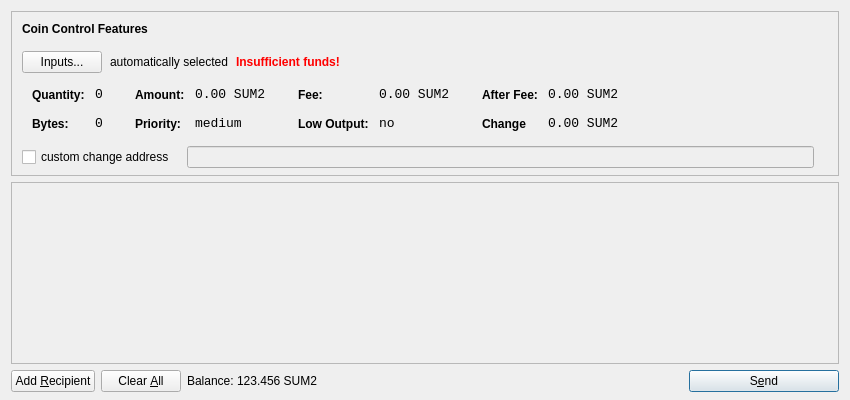
<?xml version="1.0" encoding="UTF-8"?>
<ui version="4.0">
 <class>SendCoinsDialog</class>
 <widget class="QDialog" name="SendCoinsDialog">
  <property name="geometry">
   <rect>
    <x>0</x>
    <y>0</y>
    <width>850</width>
    <height>400</height>
   </rect>
  </property>
  <property name="windowTitle">
   <string>Send Coins</string>
  </property>
  <layout class="QVBoxLayout" name="verticalLayout" stretch="0,1,0">
   <property name="bottomMargin">
    <number>8</number>
   </property>
   <item>
    <widget class="QFrame" name="frameCoinControl">
     <property name="sizePolicy">
      <sizepolicy hsizetype="Expanding" vsizetype="Expanding">
       <horstretch>0</horstretch>
       <verstretch>0</verstretch>
      </sizepolicy>
     </property>
     <property name="maximumSize">
      <size>
       <width>16777215</width>
       <height>16777215</height>
      </size>
     </property>
     <property name="frameShape">
      <enum>QFrame::StyledPanel</enum>
     </property>
     <property name="frameShadow">
      <enum>QFrame::Sunken</enum>
     </property>
     <layout class="QVBoxLayout" name="verticalLayoutCoinControl2">
      <property name="spacing">
       <number>-1</number>
      </property>
      <property name="leftMargin">
       <number>0</number>
      </property>
      <property name="topMargin">
       <number>0</number>
      </property>
      <property name="rightMargin">
       <number>0</number>
      </property>
      <property name="bottomMargin">
       <number>6</number>
      </property>
      <item>
       <layout class="QVBoxLayout" name="verticalLayoutCoinControl" stretch="0,0,0,0,1">
        <property name="spacing">
         <number>0</number>
        </property>
        <property name="leftMargin">
         <number>10</number>
        </property>
        <property name="topMargin">
         <number>10</number>
        </property>
        <item>
         <layout class="QHBoxLayout" name="horizontalLayoutCoinControl1">
          <property name="bottomMargin">
           <number>15</number>
          </property>
          <item>
           <widget class="QLabel" name="labelCoinControlFeatures">
            <property name="sizePolicy">
             <sizepolicy hsizetype="Preferred" vsizetype="Maximum">
              <horstretch>0</horstretch>
              <verstretch>0</verstretch>
             </sizepolicy>
            </property>
            <property name="font">
             <font>
              <weight>75</weight>
              <bold>true</bold>
             </font>
            </property>
            <property name="styleSheet">
             <string notr="true">font-weight:bold;</string>
            </property>
            <property name="text">
             <string>Coin Control Features</string>
            </property>
           </widget>
          </item>
         </layout>
        </item>
        <item>
         <layout class="QHBoxLayout" name="horizontalLayoutCoinControl2" stretch="0,0,0,0">
          <property name="spacing">
           <number>8</number>
          </property>
          <property name="bottomMargin">
           <number>10</number>
          </property>
          <item>
           <widget class="QPushButton" name="pushButtonCoinControl">
            <property name="styleSheet">
             <string notr="true"/>
            </property>
            <property name="text">
             <string>Inputs...</string>
            </property>
           </widget>
          </item>
          <item>
           <widget class="QLabel" name="labelCoinControlAutomaticallySelected">
            <property name="text">
             <string>automatically selected</string>
            </property>
            <property name="margin">
             <number>5</number>
            </property>
           </widget>
          </item>
          <item>
           <widget class="QLabel" name="labelCoinControlInsuffFunds">
            <property name="font">
             <font>
              <weight>75</weight>
              <bold>true</bold>
             </font>
            </property>
            <property name="styleSheet">
             <string notr="true">color:red;font-weight:bold;</string>
            </property>
            <property name="text">
             <string>Insufficient funds!</string>
            </property>
            <property name="margin">
             <number>5</number>
            </property>
           </widget>
          </item>
          <item>
           <spacer name="horizontalSpacerCoinControl">
            <property name="orientation">
             <enum>Qt::Horizontal</enum>
            </property>
            <property name="sizeHint" stdset="0">
             <size>
              <width>40</width>
              <height>1</height>
             </size>
            </property>
           </spacer>
          </item>
         </layout>
        </item>
        <item>
         <widget class="QWidget" name="widgetCoinControl" native="true">
          <property name="sizePolicy">
           <sizepolicy hsizetype="Preferred" vsizetype="Preferred">
            <horstretch>0</horstretch>
            <verstretch>0</verstretch>
           </sizepolicy>
          </property>
          <property name="minimumSize">
           <size>
            <width>0</width>
            <height>0</height>
           </size>
          </property>
          <property name="styleSheet">
           <string notr="true"/>
          </property>
          <layout class="QHBoxLayout" name="horizontalLayoutCoinControl5">
           <property name="margin">
            <number>0</number>
           </property>
           <item>
            <layout class="QHBoxLayout" name="horizontalLayoutCoinControl3" stretch="0,0,0,1">
             <property name="spacing">
              <number>20</number>
             </property>
             <property name="topMargin">
              <number>0</number>
             </property>
             <property name="bottomMargin">
              <number>10</number>
             </property>
             <item>
              <layout class="QFormLayout" name="formLayoutCoinControl1">
               <property name="horizontalSpacing">
                <number>10</number>
               </property>
               <property name="verticalSpacing">
                <number>14</number>
               </property>
               <property name="leftMargin">
                <number>10</number>
               </property>
               <property name="topMargin">
                <number>4</number>
               </property>
               <property name="rightMargin">
                <number>6</number>
               </property>
               <item row="0" column="0">
                <widget class="QLabel" name="labelCoinControlQuantityText">
                 <property name="styleSheet">
                  <string notr="true">font-weight:bold;</string>
                 </property>
                 <property name="text">
                  <string>Quantity:</string>
                 </property>
                 <property name="margin">
                  <number>0</number>
                 </property>
                </widget>
               </item>
               <item row="0" column="1">
                <widget class="QLabel" name="labelCoinControlQuantity">
                 <property name="font">
                  <font>
                   <family>Monospace</family>
                   <pointsize>10</pointsize>
                  </font>
                 </property>
                 <property name="cursor">
                  <cursorShape>IBeamCursor</cursorShape>
                 </property>
                 <property name="contextMenuPolicy">
                  <enum>Qt::ActionsContextMenu</enum>
                 </property>
                 <property name="text">
                  <string>0</string>
                 </property>
                 <property name="margin">
                  <number>0</number>
                 </property>
                 <property name="textInteractionFlags">
                  <set>Qt::LinksAccessibleByMouse|Qt::TextSelectableByKeyboard|Qt::TextSelectableByMouse</set>
                 </property>
                </widget>
               </item>
               <item row="1" column="0">
                <widget class="QLabel" name="labelCoinControlBytesText">
                 <property name="styleSheet">
                  <string notr="true">font-weight:bold;</string>
                 </property>
                 <property name="text">
                  <string>Bytes:</string>
                 </property>
                </widget>
               </item>
               <item row="1" column="1">
                <widget class="QLabel" name="labelCoinControlBytes">
                 <property name="font">
                  <font>
                   <family>Monospace</family>
                   <pointsize>10</pointsize>
                  </font>
                 </property>
                 <property name="cursor">
                  <cursorShape>IBeamCursor</cursorShape>
                 </property>
                 <property name="contextMenuPolicy">
                  <enum>Qt::ActionsContextMenu</enum>
                 </property>
                 <property name="text">
                  <string>0</string>
                 </property>
                 <property name="textInteractionFlags">
                  <set>Qt::LinksAccessibleByMouse|Qt::TextSelectableByKeyboard|Qt::TextSelectableByMouse</set>
                 </property>
                </widget>
               </item>
              </layout>
             </item>
             <item>
              <layout class="QFormLayout" name="formLayoutCoinControl2">
               <property name="horizontalSpacing">
                <number>10</number>
               </property>
               <property name="verticalSpacing">
                <number>14</number>
               </property>
               <property name="leftMargin">
                <number>6</number>
               </property>
               <property name="topMargin">
                <number>4</number>
               </property>
               <property name="rightMargin">
                <number>6</number>
               </property>
               <item row="0" column="0">
                <widget class="QLabel" name="labelCoinControlAmountText">
                 <property name="styleSheet">
                  <string notr="true">font-weight:bold;</string>
                 </property>
                 <property name="text">
                  <string>Amount:</string>
                 </property>
                 <property name="margin">
                  <number>0</number>
                 </property>
                </widget>
               </item>
               <item row="0" column="1">
                <widget class="QLabel" name="labelCoinControlAmount">
                 <property name="font">
                  <font>
                   <family>Monospace</family>
                   <pointsize>10</pointsize>
                  </font>
                 </property>
                 <property name="cursor">
                  <cursorShape>IBeamCursor</cursorShape>
                 </property>
                 <property name="contextMenuPolicy">
                  <enum>Qt::ActionsContextMenu</enum>
                 </property>
                 <property name="text">
                  <string>0.00 SUM2</string>
                 </property>
                 <property name="textInteractionFlags">
                  <set>Qt::LinksAccessibleByMouse|Qt::TextSelectableByKeyboard|Qt::TextSelectableByMouse</set>
                 </property>
                </widget>
               </item>
               <item row="1" column="0">
                <widget class="QLabel" name="labelCoinControlPriorityText">
                 <property name="styleSheet">
                  <string notr="true">font-weight:bold;</string>
                 </property>
                 <property name="text">
                  <string>Priority:</string>
                 </property>
                </widget>
               </item>
               <item row="1" column="1">
                <widget class="QLabel" name="labelCoinControlPriority">
                 <property name="font">
                  <font>
                   <family>Monospace</family>
                   <pointsize>10</pointsize>
                  </font>
                 </property>
                 <property name="cursor">
                  <cursorShape>IBeamCursor</cursorShape>
                 </property>
                 <property name="contextMenuPolicy">
                  <enum>Qt::ActionsContextMenu</enum>
                 </property>
                 <property name="text">
                  <string>medium</string>
                 </property>
                 <property name="textInteractionFlags">
                  <set>Qt::LinksAccessibleByMouse|Qt::TextSelectableByKeyboard|Qt::TextSelectableByMouse</set>
                 </property>
                </widget>
               </item>
              </layout>
             </item>
             <item>
              <layout class="QFormLayout" name="formLayoutCoinControl3">
               <property name="horizontalSpacing">
                <number>10</number>
               </property>
               <property name="verticalSpacing">
                <number>14</number>
               </property>
               <property name="leftMargin">
                <number>6</number>
               </property>
               <property name="topMargin">
                <number>4</number>
               </property>
               <property name="rightMargin">
                <number>6</number>
               </property>
               <item row="0" column="0">
                <widget class="QLabel" name="labelCoinControlFeeText">
                 <property name="styleSheet">
                  <string notr="true">font-weight:bold;</string>
                 </property>
                 <property name="text">
                  <string>Fee:</string>
                 </property>
                 <property name="margin">
                  <number>0</number>
                 </property>
                </widget>
               </item>
               <item row="0" column="1">
                <widget class="QLabel" name="labelCoinControlFee">
                 <property name="font">
                  <font>
                   <family>Monospace</family>
                   <pointsize>10</pointsize>
                  </font>
                 </property>
                 <property name="cursor">
                  <cursorShape>IBeamCursor</cursorShape>
                 </property>
                 <property name="contextMenuPolicy">
                  <enum>Qt::ActionsContextMenu</enum>
                 </property>
                 <property name="text">
                  <string>0.00 SUM2</string>
                 </property>
                 <property name="textInteractionFlags">
                  <set>Qt::LinksAccessibleByMouse|Qt::TextSelectableByKeyboard|Qt::TextSelectableByMouse</set>
                 </property>
                </widget>
               </item>
               <item row="1" column="0">
                <widget class="QLabel" name="labelCoinControlLowOutputText">
                 <property name="styleSheet">
                  <string notr="true">font-weight:bold;</string>
                 </property>
                 <property name="text">
                  <string>Low Output:</string>
                 </property>
                </widget>
               </item>
               <item row="1" column="1">
                <widget class="QLabel" name="labelCoinControlLowOutput">
                 <property name="font">
                  <font>
                   <family>Monospace</family>
                   <pointsize>10</pointsize>
                  </font>
                 </property>
                 <property name="cursor">
                  <cursorShape>IBeamCursor</cursorShape>
                 </property>
                 <property name="contextMenuPolicy">
                  <enum>Qt::ActionsContextMenu</enum>
                 </property>
                 <property name="text">
                  <string>no</string>
                 </property>
                 <property name="textInteractionFlags">
                  <set>Qt::LinksAccessibleByMouse|Qt::TextSelectableByKeyboard|Qt::TextSelectableByMouse</set>
                 </property>
                </widget>
               </item>
              </layout>
             </item>
             <item>
              <layout class="QFormLayout" name="formLayoutCoinControl4">
               <property name="horizontalSpacing">
                <number>10</number>
               </property>
               <property name="verticalSpacing">
                <number>14</number>
               </property>
               <property name="leftMargin">
                <number>6</number>
               </property>
               <property name="topMargin">
                <number>4</number>
               </property>
               <property name="rightMargin">
                <number>6</number>
               </property>
               <item row="0" column="0">
                <widget class="QLabel" name="labelCoinControlAfterFeeText">
                 <property name="styleSheet">
                  <string notr="true">font-weight:bold;</string>
                 </property>
                 <property name="text">
                  <string>After Fee:</string>
                 </property>
                 <property name="margin">
                  <number>0</number>
                 </property>
                </widget>
               </item>
               <item row="0" column="1">
                <widget class="QLabel" name="labelCoinControlAfterFee">
                 <property name="font">
                  <font>
                   <family>Monospace</family>
                   <pointsize>10</pointsize>
                  </font>
                 </property>
                 <property name="cursor">
                  <cursorShape>IBeamCursor</cursorShape>
                 </property>
                 <property name="contextMenuPolicy">
                  <enum>Qt::ActionsContextMenu</enum>
                 </property>
                 <property name="text">
                  <string>0.00 SUM2</string>
                 </property>
                 <property name="textInteractionFlags">
                  <set>Qt::LinksAccessibleByMouse|Qt::TextSelectableByKeyboard|Qt::TextSelectableByMouse</set>
                 </property>
                </widget>
               </item>
               <item row="1" column="0">
                <widget class="QLabel" name="labelCoinControlChangeText">
                 <property name="styleSheet">
                  <string notr="true">font-weight:bold;</string>
                 </property>
                 <property name="text">
                  <string>Change</string>
                 </property>
                </widget>
               </item>
               <item row="1" column="1">
                <widget class="QLabel" name="labelCoinControlChange">
                 <property name="font">
                  <font>
                   <family>Monospace</family>
                   <pointsize>10</pointsize>
                  </font>
                 </property>
                 <property name="cursor">
                  <cursorShape>IBeamCursor</cursorShape>
                 </property>
                 <property name="contextMenuPolicy">
                  <enum>Qt::ActionsContextMenu</enum>
                 </property>
                 <property name="text">
                  <string>0.00 SUM2</string>
                 </property>
                 <property name="textInteractionFlags">
                  <set>Qt::LinksAccessibleByMouse|Qt::TextSelectableByKeyboard|Qt::TextSelectableByMouse</set>
                 </property>
                </widget>
               </item>
              </layout>
             </item>
            </layout>
           </item>
          </layout>
         </widget>
        </item>
        <item>
         <layout class="QHBoxLayout" name="horizontalLayoutCoinControl4" stretch="0,0,0">
          <property name="spacing">
           <number>12</number>
          </property>
          <property name="sizeConstraint">
           <enum>QLayout::SetDefaultConstraint</enum>
          </property>
          <property name="topMargin">
           <number>5</number>
          </property>
          <property name="rightMargin">
           <number>5</number>
          </property>
          <item>
           <widget class="QCheckBox" name="checkBoxCoinControlChange">
            <property name="text">
             <string>custom change address</string>
            </property>
           </widget>
          </item>
          <item>
           <widget class="QLineEdit" name="lineEditCoinControlChange">
            <property name="enabled">
             <bool>false</bool>
            </property>
            <property name="sizePolicy">
             <sizepolicy hsizetype="Expanding" vsizetype="Fixed">
              <horstretch>0</horstretch>
              <verstretch>0</verstretch>
             </sizepolicy>
            </property>
           </widget>
          </item>
          <item>
           <widget class="QLabel" name="labelCoinControlChangeLabel">
            <property name="sizePolicy">
             <sizepolicy hsizetype="Preferred" vsizetype="Expanding">
              <horstretch>0</horstretch>
              <verstretch>0</verstretch>
             </sizepolicy>
            </property>
            <property name="minimumSize">
             <size>
              <width>0</width>
              <height>0</height>
             </size>
            </property>
            <property name="text">
             <string/>
            </property>
            <property name="margin">
             <number>3</number>
            </property>
           </widget>
          </item>
         </layout>
        </item>
        <item>
         <spacer name="verticalSpacerCoinControl">
          <property name="orientation">
           <enum>Qt::Vertical</enum>
          </property>
          <property name="sizeHint" stdset="0">
           <size>
            <width>800</width>
            <height>1</height>
           </size>
          </property>
         </spacer>
        </item>
       </layout>
      </item>
     </layout>
    </widget>
   </item>
   <item>
    <widget class="QScrollArea" name="scrollArea">
     <property name="widgetResizable">
      <bool>true</bool>
     </property>
     <widget class="QWidget" name="scrollAreaWidgetContents">
      <property name="geometry">
       <rect>
        <x>0</x>
        <y>0</y>
        <width>830</width>
        <height>165</height>
       </rect>
      </property>
      <layout class="QVBoxLayout" name="verticalLayout_2">
       <property name="margin">
        <number>0</number>
       </property>
       <item>
        <layout class="QVBoxLayout" name="entries">
         <property name="spacing">
          <number>6</number>
         </property>
        </layout>
       </item>
       <item>
        <spacer name="verticalSpacer">
         <property name="orientation">
          <enum>Qt::Vertical</enum>
         </property>
         <property name="sizeHint" stdset="0">
          <size>
           <width>20</width>
           <height>40</height>
          </size>
         </property>
        </spacer>
       </item>
      </layout>
     </widget>
    </widget>
   </item>
   <item>
    <layout class="QHBoxLayout" name="horizontalLayout">
     <item>
      <widget class="QPushButton" name="addButton">
       <property name="toolTip">
        <string>Send to multiple recipients at once</string>
       </property>
       <property name="text">
        <string>Add &amp;Recipient</string>
       </property>
       <property name="icon">
        <iconset resource="../bitcoin.qrc">
         <normaloff>:/icons/add</normaloff>:/icons/add</iconset>
       </property>
       <property name="autoDefault">
        <bool>false</bool>
       </property>
      </widget>
     </item>
     <item>
      <widget class="QPushButton" name="clearButton">
       <property name="sizePolicy">
        <sizepolicy hsizetype="Minimum" vsizetype="Fixed">
         <horstretch>0</horstretch>
         <verstretch>0</verstretch>
        </sizepolicy>
       </property>
       <property name="toolTip">
        <string>Remove all transaction fields</string>
       </property>
       <property name="text">
        <string>Clear &amp;All</string>
       </property>
       <property name="icon">
        <iconset resource="../bitcoin.qrc">
         <normaloff>:/icons/remove</normaloff>:/icons/remove</iconset>
       </property>
       <property name="autoRepeatDelay">
        <number>300</number>
       </property>
       <property name="autoDefault">
        <bool>false</bool>
       </property>
      </widget>
     </item>
     <item>
      <layout class="QHBoxLayout" name="horizontalLayout_2">
       <property name="spacing">
        <number>3</number>
       </property>
       <item>
        <widget class="QLabel" name="label">
         <property name="sizePolicy">
          <sizepolicy hsizetype="Preferred" vsizetype="Fixed">
           <horstretch>0</horstretch>
           <verstretch>0</verstretch>
          </sizepolicy>
         </property>
         <property name="text">
          <string>Balance:</string>
         </property>
        </widget>
       </item>
       <item>
        <widget class="QLabel" name="labelBalance">
         <property name="sizePolicy">
          <sizepolicy hsizetype="Preferred" vsizetype="Fixed">
           <horstretch>0</horstretch>
           <verstretch>0</verstretch>
          </sizepolicy>
         </property>
         <property name="cursor">
          <cursorShape>IBeamCursor</cursorShape>
         </property>
         <property name="text">
          <string>123.456 SUM2</string>
         </property>
         <property name="textInteractionFlags">
          <set>Qt::LinksAccessibleByMouse|Qt::TextSelectableByKeyboard|Qt::TextSelectableByMouse</set>
         </property>
        </widget>
       </item>
      </layout>
     </item>
     <item>
      <spacer name="horizontalSpacer">
       <property name="orientation">
        <enum>Qt::Horizontal</enum>
       </property>
       <property name="sizeHint" stdset="0">
        <size>
         <width>40</width>
         <height>20</height>
        </size>
       </property>
      </spacer>
     </item>
     <item>
      <widget class="QPushButton" name="sendButton">
       <property name="minimumSize">
        <size>
         <width>150</width>
         <height>0</height>
        </size>
       </property>
       <property name="toolTip">
        <string>Confirm the send action</string>
       </property>
       <property name="text">
        <string>S&amp;end</string>
       </property>
       <property name="icon">
        <iconset resource="../bitcoin.qrc">
         <normaloff>:/icons/send</normaloff>:/icons/send</iconset>
       </property>
       <property name="default">
        <bool>true</bool>
       </property>
      </widget>
     </item>
    </layout>
   </item>
  </layout>
 </widget>
 <resources>
  <include location="../bitcoin.qrc"/>
 </resources>
 <connections/>
</ui>
